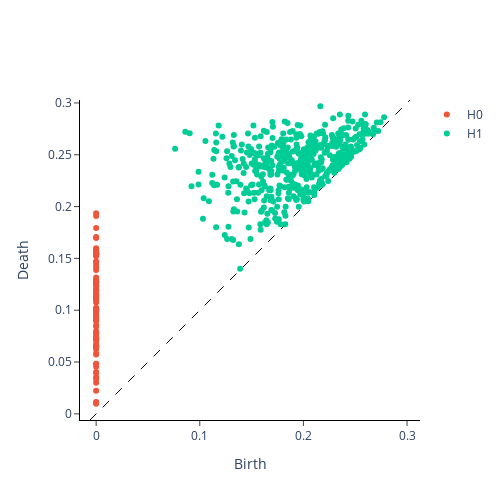

Source (notebook cell):
### Code cell
# clique oriented CBMD
dgm_clique_or_CBMD=rev_directed(L_CBMD)
plot_diagram(dgm_clique_or_CBMD[0])
